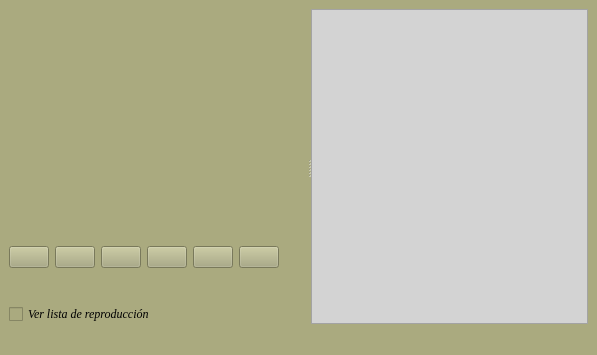
<?xml version="1.0" encoding="UTF-8"?>
<ui version="4.0">
 <class>MainWindow</class>
 <widget class="QMainWindow" name="MainWindow">
  <property name="geometry">
   <rect>
    <x>0</x>
    <y>0</y>
    <width>597</width>
    <height>355</height>
   </rect>
  </property>
  <property name="windowTitle">
   <string>Reproductor de Video</string>
  </property>
  <property name="styleSheet">
   <string notr="true">background: rgb(170, 170, 127)</string>
  </property>
  <widget class="QWidget" name="centralwidget">
   <layout class="QVBoxLayout" name="verticalLayout_3">
    <item>
     <widget class="QSplitter" name="splitter">
      <property name="orientation">
       <enum>Qt::Horizontal</enum>
      </property>
      <widget class="QWidget" name="layoutWidget">
       <layout class="QVBoxLayout" name="verticalLayout_2">
        <item>
         <widget class="Phonon::VideoPlayer" name="videoPlayer"/>
        </item>
        <item>
         <layout class="QVBoxLayout" name="verticalLayout">
          <item>
           <layout class="QHBoxLayout" name="horizontalLayout">
            <item>
             <widget class="QPushButton" name="open">
              <property name="maximumSize">
               <size>
                <width>16777215</width>
                <height>16777215</height>
               </size>
              </property>
              <property name="text">
               <string/>
              </property>
              <property name="icon">
               <iconset resource="images/recursos.qrc">
                <normaloff>:/newPrefix/open3.png</normaloff>:/newPrefix/open3.png</iconset>
              </property>
              <property name="iconSize">
               <size>
                <width>32</width>
                <height>32</height>
               </size>
              </property>
             </widget>
            </item>
            <item>
             <widget class="QPushButton" name="agregar">
              <property name="text">
               <string/>
              </property>
              <property name="icon">
               <iconset resource="images/recursos.qrc">
                <normaloff>:/newPrefix/add.png</normaloff>:/newPrefix/add.png</iconset>
              </property>
              <property name="iconSize">
               <size>
                <width>32</width>
                <height>32</height>
               </size>
              </property>
             </widget>
            </item>
            <item>
             <widget class="QPushButton" name="p2">
              <property name="maximumSize">
               <size>
                <width>16777215</width>
                <height>16777215</height>
               </size>
              </property>
              <property name="text">
               <string/>
              </property>
              <property name="icon">
               <iconset resource="images/recursos.qrc">
                <normaloff>:/newPrefix/play.png</normaloff>:/newPrefix/play.png</iconset>
              </property>
              <property name="iconSize">
               <size>
                <width>32</width>
                <height>32</height>
               </size>
              </property>
             </widget>
            </item>
            <item>
             <widget class="QPushButton" name="p3">
              <property name="maximumSize">
               <size>
                <width>16777215</width>
                <height>16777215</height>
               </size>
              </property>
              <property name="text">
               <string/>
              </property>
              <property name="icon">
               <iconset resource="images/recursos.qrc">
                <normaloff>:/newPrefix/stop.png</normaloff>:/newPrefix/stop.png</iconset>
              </property>
              <property name="iconSize">
               <size>
                <width>32</width>
                <height>32</height>
               </size>
              </property>
             </widget>
            </item>
            <item>
             <widget class="QPushButton" name="p4">
              <property name="text">
               <string/>
              </property>
              <property name="icon">
               <iconset resource="images/recursos.qrc">
                <normaloff>:/newPrefix/previous.png</normaloff>:/newPrefix/previous.png</iconset>
              </property>
              <property name="iconSize">
               <size>
                <width>32</width>
                <height>32</height>
               </size>
              </property>
             </widget>
            </item>
            <item>
             <widget class="QPushButton" name="p5">
              <property name="text">
               <string/>
              </property>
              <property name="icon">
               <iconset resource="images/recursos.qrc">
                <normaloff>:/newPrefix/next2.png</normaloff>:/newPrefix/next2.png</iconset>
              </property>
              <property name="iconSize">
               <size>
                <width>32</width>
                <height>32</height>
               </size>
              </property>
             </widget>
            </item>
            <item>
             <widget class="Phonon::VolumeSlider" name="volumeSlider">
              <property name="maximumSize">
               <size>
                <width>16777215</width>
                <height>23</height>
               </size>
              </property>
             </widget>
            </item>
           </layout>
          </item>
          <item>
           <widget class="Phonon::SeekSlider" name="seekSlider">
            <property name="maximumSize">
             <size>
              <width>16777215</width>
              <height>23</height>
             </size>
            </property>
           </widget>
          </item>
          <item>
           <widget class="QCheckBox" name="checkBox">
            <property name="font">
             <font>
              <family>Times New Roman</family>
              <pointsize>9</pointsize>
              <italic>true</italic>
             </font>
            </property>
            <property name="styleSheet">
             <string notr="true">foreground : rgb(255, 255, 255)</string>
            </property>
            <property name="text">
             <string>Ver lista de reproducción</string>
            </property>
           </widget>
          </item>
         </layout>
        </item>
       </layout>
      </widget>
      <widget class="QListWidget" name="listWidget">
       <property name="font">
        <font>
         <family>Times New Roman</family>
         <pointsize>10</pointsize>
         <italic>true</italic>
        </font>
       </property>
       <property name="styleSheet">
        <string notr="true">background: rgb(211, 211, 211)</string>
       </property>
      </widget>
     </widget>
    </item>
   </layout>
  </widget>
  <widget class="QStatusBar" name="statusbar"/>
 </widget>
 <customwidgets>
  <customwidget>
   <class>Phonon::VideoPlayer</class>
   <extends>QWidget</extends>
   <header location="global">phonon/videoplayer.h</header>
  </customwidget>
  <customwidget>
   <class>Phonon::SeekSlider</class>
   <extends>QWidget</extends>
   <header location="global">phonon/seekslider.h</header>
  </customwidget>
  <customwidget>
   <class>Phonon::VolumeSlider</class>
   <extends>QWidget</extends>
   <header location="global">phonon/volumeslider.h</header>
  </customwidget>
 </customwidgets>
 <resources>
  <include location="images/recursos.qrc"/>
 </resources>
 <connections/>
</ui>
